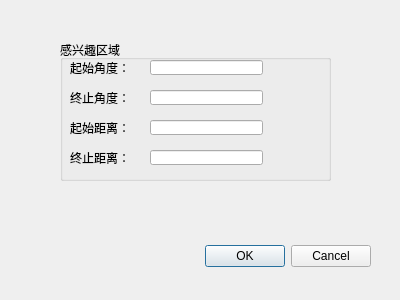
<?xml version="1.0" encoding="UTF-8"?>
<ui version="4.0">
 <class>ShowParaDialog</class>
 <widget class="QDialog" name="ShowParaDialog">
  <property name="geometry">
   <rect>
    <x>0</x>
    <y>0</y>
    <width>400</width>
    <height>300</height>
   </rect>
  </property>
  <property name="windowTitle">
   <string>Dialog</string>
  </property>
  <widget class="QDialogButtonBox" name="buttonBox">
   <property name="geometry">
    <rect>
     <x>30</x>
     <y>240</y>
     <width>341</width>
     <height>32</height>
    </rect>
   </property>
   <property name="orientation">
    <enum>Qt::Horizontal</enum>
   </property>
   <property name="standardButtons">
    <set>QDialogButtonBox::Cancel|QDialogButtonBox::Ok</set>
   </property>
  </widget>
  <widget class="QGroupBox" name="groupBox">
   <property name="geometry">
    <rect>
     <x>60</x>
     <y>40</y>
     <width>271</width>
     <height>141</height>
    </rect>
   </property>
   <property name="title">
    <string>感兴趣区域</string>
   </property>
   <widget class="QLabel" name="label">
    <property name="geometry">
     <rect>
      <x>10</x>
      <y>20</y>
      <width>68</width>
      <height>15</height>
     </rect>
    </property>
    <property name="text">
     <string>起始角度：</string>
    </property>
   </widget>
   <widget class="QLineEdit" name="lineEdit">
    <property name="geometry">
     <rect>
      <x>90</x>
      <y>20</y>
      <width>113</width>
      <height>15</height>
     </rect>
    </property>
   </widget>
   <widget class="QLabel" name="label_2">
    <property name="geometry">
     <rect>
      <x>10</x>
      <y>50</y>
      <width>68</width>
      <height>15</height>
     </rect>
    </property>
    <property name="text">
     <string>终止角度：</string>
    </property>
   </widget>
   <widget class="QLineEdit" name="lineEdit_2">
    <property name="geometry">
     <rect>
      <x>90</x>
      <y>50</y>
      <width>113</width>
      <height>15</height>
     </rect>
    </property>
   </widget>
   <widget class="QLabel" name="label_3">
    <property name="geometry">
     <rect>
      <x>10</x>
      <y>80</y>
      <width>68</width>
      <height>15</height>
     </rect>
    </property>
    <property name="text">
     <string>起始距离：</string>
    </property>
   </widget>
   <widget class="QLineEdit" name="lineEdit_3">
    <property name="geometry">
     <rect>
      <x>90</x>
      <y>80</y>
      <width>113</width>
      <height>15</height>
     </rect>
    </property>
   </widget>
   <widget class="QLineEdit" name="lineEdit_4">
    <property name="geometry">
     <rect>
      <x>90</x>
      <y>110</y>
      <width>113</width>
      <height>15</height>
     </rect>
    </property>
    <property name="text">
     <string/>
    </property>
   </widget>
   <widget class="QLabel" name="label_4">
    <property name="geometry">
     <rect>
      <x>10</x>
      <y>110</y>
      <width>68</width>
      <height>15</height>
     </rect>
    </property>
    <property name="text">
     <string>终止距离：</string>
    </property>
   </widget>
  </widget>
 </widget>
 <resources/>
 <connections>
  <connection>
   <sender>buttonBox</sender>
   <signal>accepted()</signal>
   <receiver>ShowParaDialog</receiver>
   <slot>accept()</slot>
   <hints>
    <hint type="sourcelabel">
     <x>248</x>
     <y>254</y>
    </hint>
    <hint type="destinationlabel">
     <x>157</x>
     <y>274</y>
    </hint>
   </hints>
  </connection>
  <connection>
   <sender>buttonBox</sender>
   <signal>rejected()</signal>
   <receiver>ShowParaDialog</receiver>
   <slot>reject()</slot>
   <hints>
    <hint type="sourcelabel">
     <x>316</x>
     <y>260</y>
    </hint>
    <hint type="destinationlabel">
     <x>286</x>
     <y>274</y>
    </hint>
   </hints>
  </connection>
 </connections>
</ui>
